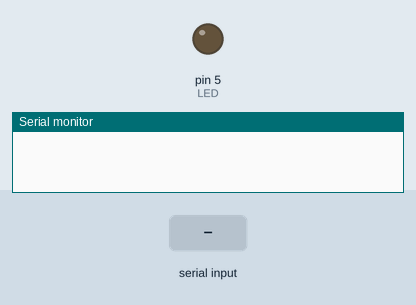
The sketch below on a simulated Arduino Uno, built with avr-gcc and run on an emulated ATmega328P. Parts: output pins drawn as LEDs (lit = HIGH), the last lines printed to the serial monitor. The test bench sets the inputs (shaded band).

Above: at 1.2 s.
1.3 s: "*on#" received over Serial
At 2.9 s:
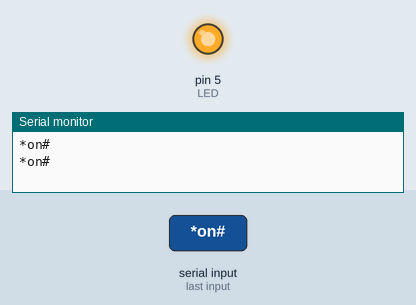
3.8 s: "*medium#" received over Serial
At 6.0 s:
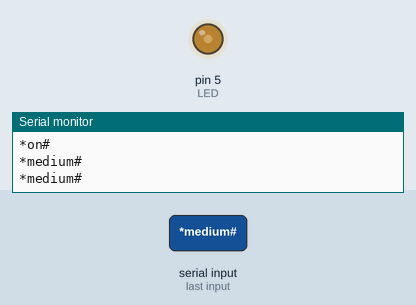
6.3 s: "*on#" received over Serial
At 7.9 s:
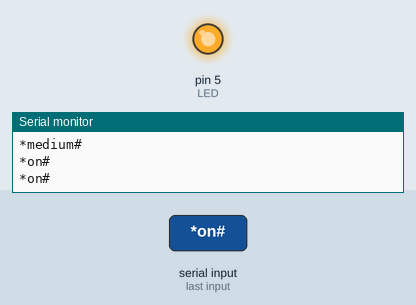
8.8 s: "*lo#" received over Serial
At 11.1 s:
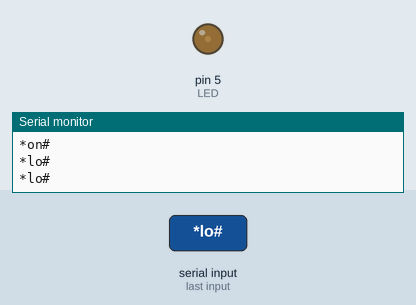
Timing chart, 0 to 12.3 s (numbered marks = the images above; inputs shaded):
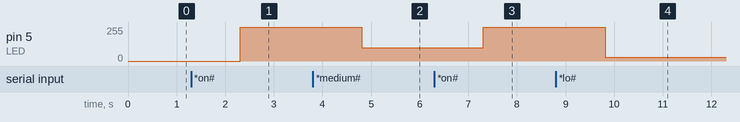

Measured:
- after the input at 1.3 s, pin 5 (LED): 0/255 → 255/255 after 1.0 s
- after the input at 3.8 s, pin 5 (LED): 255/255 → 100/255 after 1.0 s
- after the input at 6.3 s, pin 5 (LED): 100/255 → 255/255 after 1.0 s
- after the input at 8.8 s, pin 5 (LED): 255/255 → 30/255 after 1.0 s

The sketch:

code.ino
```cpp
String voice;
#define LED  5
void setup()
{
  Serial.begin(9600);
  pinMode(LED,OUTPUT);
 }

  void loop()
  {
    while(Serial.available())
    {
      delay(10);
       voice= Serial.readString();
      if (voice.length()>0)
      {
        Serial.println(voice);
           if(voice=="*on#")
           {
            analogWrite(LED,255);
            }
            if(voice=="*medium#")
            {analogWrite(LED,100);}

           Serial.println(voice);
           if(voice=="*lo#")
            {analogWrite(LED,30);}

          if(voice=="*of#")
          {
            digitalWrite(LED,LOW);
            }

       }
    }
  }
```
